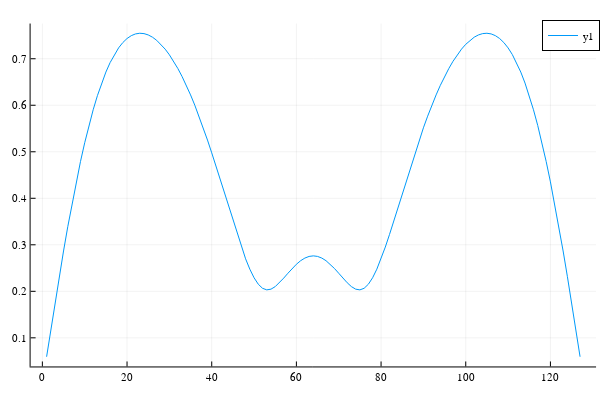

Notebook code for this chart:
### Code cell
plot(abs.(F.vectors[:, 3]))

### Figure 1 — Plotly figure (JSON) as saved in the notebook; plotly's stock layout.template omitted (floating-point values rounded to 4 significant figures)
{"data": [{"colorbar": {"len": 0.9525, "title": "", "x": 0.9934, "y": 0.5139}, "legendgroup": "y1", "line": {"color": "rgba(0, 154, 250, 1.000)", "dash": "solid", "shape": "linear", "width": 1}, "mode": "lines", "name": "y1", "showlegend": true, "type": "scatter", "x": [1, 2, 3, 4, 5, 6, 7, 8, 9, 10, 11, 12, 13, 14, 15, 16, 17, 18, 19, 20, 21, 22, 23, 24, 25, 26, 27, 28, 29, 30, 31, 32, 33, 34, 35, 36, 37, 38, 39, 40, 41, 42, 43, 44, 45, 46, 47, 48, 49, 50, 51, 52, 53, 54, 55, 56, 57, 58, 59, 60, 61, 62, 63, 64, 65, 66, 67, 68, 69, 70, 71, 72, 73, 74, 75, 76, 77, 78, 79, 80, 81, 82, 83, 84, 85, 86, 87, 88, 89, 90, 91, 92, 93, 94, 95, 96, 97, 98, 99, 100, 101, 102, 103, 104, 105, 106, 107, 108, 109, 110, 111, 112, 113, 114, 115, 116, 117, 118, 119, 120, 121, 122, 123, 124, 125, 126, 127], "xaxis": "x", "y": [0.0593, 0.1181, 0.1759, 0.2322, 0.2867, 0.3389, 0.3885, 0.4352, 0.4789, 0.5194, 0.5566, 0.5903, 0.6207, 0.6476, 0.6713, 0.6917, 0.709, 0.7233, 0.7348, 0.7435, 0.7497, 0.7534, 0.7548, 0.754, 0.7512, 0.7464, 0.7396, 0.731, 0.7207, 0.7085, 0.6946, 0.679, 0.6618, 0.6428, 0.6223, 0.6002, 0.5765, 0.5515, 0.5252, 0.4977, 0.4692, 0.44, 0.4103, 0.3806, 0.3511, 0.3224, 0.2951, 0.2699, 0.2476, 0.2291, 0.2152, 0.2065, 0.2031, 0.2046, 0.2101, 0.2184, 0.2283, 0.2388, 0.249, 0.2582, 0.2658, 0.2715, 0.275, 0.2762, 0.275, 0.2715, 0.2658, 0.2582, 0.249, 0.2388, 0.2283, 0.2184, 0.2101, 0.2046, 0.2031, 0.2065, 0.2152, 0.2291, 0.2476, 0.2699, 0.2951, 0.3224, 0.3511, 0.3806, 0.4103, 0.44, 0.4692, 0.4977, 0.5252, 0.5515, 0.5765, 0.6002, 0.6223, 0.6428, 0.6618, 0.679, 0.6946, 0.7085, 0.7207, 0.731, 0.7396, 0.7464, 0.7512, 0.754, 0.7548, 0.7534, 0.7497, 0.7435, 0.7348, 0.7233, 0.709, 0.6917, 0.6713, 0.6476, 0.6207, 0.5903, 0.5566, 0.5194, 0.4789, 0.4352, 0.3885, 0.3389, 0.2867, 0.2322, 0.1759, 0.1181, 0.0593], "yaxis": "y"}], "layout": {"annotations": [], "height": 400, "legend": {"bgcolor": "rgba(255, 255, 255, 1.000)", "bordercolor": "rgba(0, 0, 0, 1.000)", "borderwidth": 1, "font": {"color": "rgba(0, 0, 0, 1.000)", "family": "sans-serif", "size": 11}, "title": {"font": {"color": "rgba(0, 0, 0, 1.000)", "family": "sans-serif", "size": 15}, "text": ""}, "tracegroupgap": 0, "traceorder": "normal", "x": 1, "xanchor": "auto", "y": 1, "yanchor": "auto"}, "margin": {"b": 20, "l": 0, "r": 0, "t": 20}, "paper_bgcolor": "rgba(255, 255, 255, 1.000)", "plot_bgcolor": "rgba(255, 255, 255, 1.000)", "showlegend": true, "width": 600, "xaxis": {"anchor": "y", "domain": [0.05101, 0.9934], "gridcolor": "rgba(0, 0, 0, 0.100)", "gridwidth": 0.5, "linecolor": "rgba(0, 0, 0, 1.000)", "mirror": false, "range": [-2.78, 130.8], "showgrid": true, "showline": true, "showticklabels": true, "tickangle": 0, "tickcolor": "rgb(0, 0, 0)", "tickfont": {"color": "rgba(0, 0, 0, 1.000)", "family": "sans-serif", "size": 11}, "tickmode": "array", "ticks": "inside", "ticktext": ["0", "20", "40", "60", "80", "100", "120"], "tickvals": [0, 20, 40, 60, 80, 100, 120], "title": "", "titlefont": {"color": "rgba(0, 0, 0, 1.000)", "family": "sans-serif", "size": 15}, "type": "-", "visible": true, "zeroline": false, "zerolinecolor": "rgba(0, 0, 0, 1.000)"}, "yaxis": {"anchor": "x", "domain": [0.03762, 0.9902], "gridcolor": "rgba(0, 0, 0, 0.100)", "gridwidth": 0.5, "linecolor": "rgba(0, 0, 0, 1.000)", "mirror": false, "range": [0.03844, 0.7757], "showgrid": true, "showline": true, "showticklabels": true, "tickangle": 0, "tickcolor": "rgb(0, 0, 0)", "tickfont": {"color": "rgba(0, 0, 0, 1.000)", "family": "sans-serif", "size": 11}, "tickmode": "array", "ticks": "inside", "ticktext": ["0.1", "0.2", "0.3", "0.4", "0.5", "0.6", "0.7"], "tickvals": [0.1, 0.2, 0.3, 0.4, 0.5, 0.6, 0.7], "title": "", "titlefont": {"color": "rgba(0, 0, 0, 1.000)", "family": "sans-serif", "size": 15}, "type": "-", "visible": true, "zeroline": false, "zerolinecolor": "rgba(0, 0, 0, 1.000)"}}}
